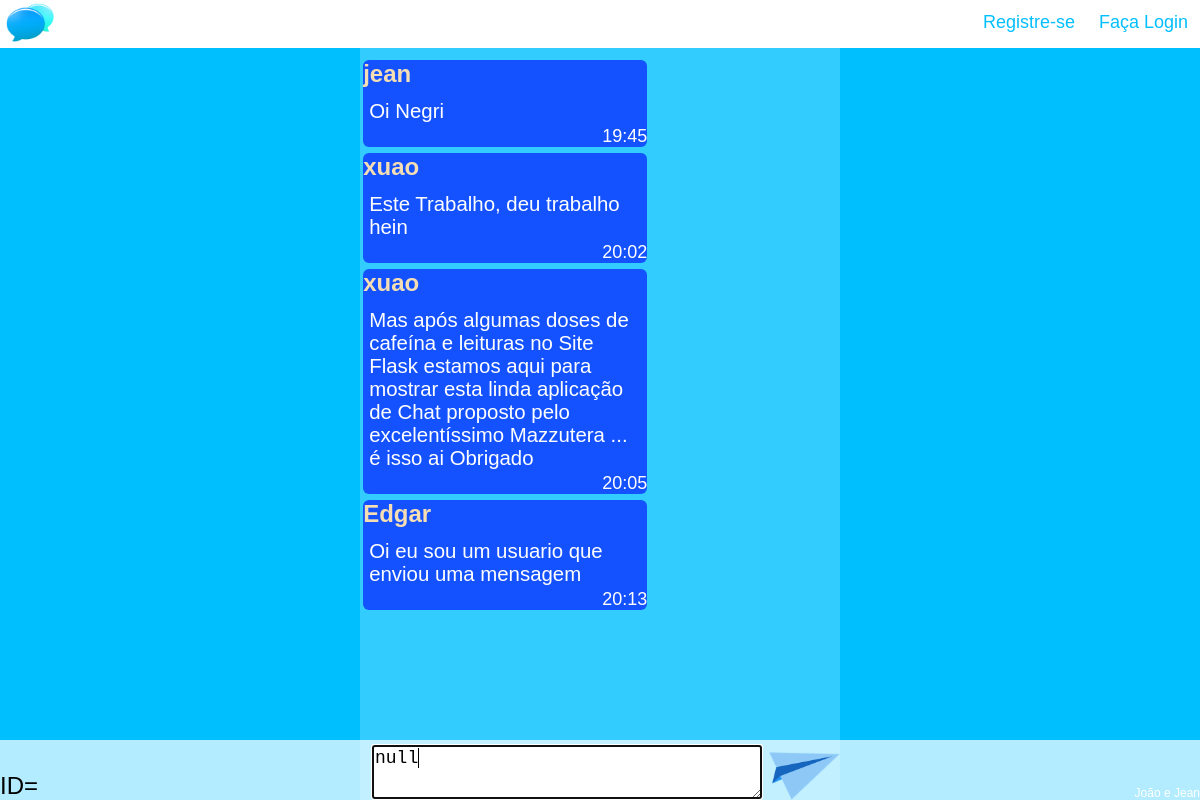
/index, run on the app's committed database.
### tables this page shows
CREATE TABLE post (
  id INTEGER PRIMARY KEY AUTOINCREMENT,
  author_id INTEGER NOT NULL,
  created TIMESTAMP NOT NULL DEFAULT CURRENT_TIMESTAMP,
  body TEXT NOT NULL,
  cont BOOLEAN,
  FOREIGN KEY (author_id) REFERENCES user (id)
);

CREATE TABLE user (
  id INTEGER PRIMARY KEY AUTOINCREMENT,
  username TEXT UNIQUE NOT NULL,
  password TEXT NOT NULL
);

### flaskr/blog.py (the view)
@bp.route('/index')
def index():
    db = get_db()
    posts = db.execute(
        'SELECT p.id, body, created, author_id, username'
        ' FROM post p JOIN user u ON p.author_id = u.id'
        ' ORDER BY created ASC '
    ).fetchall()
    return render_template('blog/index.html', posts=posts)

### flaskr/auth.py (called while the page is built)
@bp.before_app_request
def load_logged_in_user():
    user_id = session.get('user_id')
    if user_id is None:
        g.user = None
    else:
        g.user = get_db().execute(
            'SELECT * FROM user WHERE id = ?', (user_id,)
        ).fetchone()

### flaskr/db.py (called while the page is built)
def get_db():
    if 'db' not in g:
        g.db = sqlite3.connect(
            current_app.config['DATABASE'],
            detect_types=sqlite3.PARSE_DECLTYPES
        )
        g.db.row_factory = sqlite3.Row
    return g.db

### flaskr/templates/blog/index.html (shortened to what this page needs)
{% extends 'base.html' %}
    {% block img %}
        <img class="logo" src="{{ url_for('static', filename='logo.png') }}">
    {% endblock %}
{% block content %}
  {% for post in posts %}
    {% if g.user['id'] != post['author_id'] %}
      <article class="post-normal">
          <p class="pessoa-msg"><b>{{ post['username'] }}</b></p>
          <p class="hora-msg">{{ post['created'].strftime('%H:%M') }}</p>
          <p class="body-msg">{{ post['body'] }}</p>
      </article>
    {% endif %}
  {% endfor %}
{% endblock %}
{% block barraMsg %}
    <form method="post" class="barra-msg">
      <div class="center-block">
            <textarea class="input-msg" name="body" id="body" autofocus>{{ body }}</textarea>
            <input class="btn-msg" onclick="localStorage.setItem('campo', '')" type = "image" src = "{{ url_for('static', filename='icone2.png') }}" alt = "Enviar">
      </div>
    </form>
        <p class="idUsuario">ID={{g.user['id']}}</p>
{% endblock %}

### flaskr/static/style1.css (style rules this page uses)
body { background: deepskyblue; }
p { font-family: helvetica; margin: 0; color: white; }
.logo { display: inline-block; height: 100%; float: left; }
.post-normal { position: relative; background: rgba(0,0,255,0.6); margin:0.5px 40% 0.5vw 0px; width: 60%; border-radius: 0.5vw; }
.pessoa-msg { font-size: 2vw; color: wheat; }
.body-msg { font-size: 1.7vw; padding: 1vw 0.5vw 2vw 0.5vw; }
.hora-msg { position: absolute; right: 0; bottom: 0; font-size: 1.5vw; }
.barra-msg { position: fixed; bottom: 0; left: 0; right: 0; height: 5vw; background: rgba(255,255,255,0.7); }
.input-msg { margin: 1% 1vw 1% 1vw; height: 80%; width: 80%; font-size: 1.5vw; }
.btn-msg { position: absolute; bottom: 0; right: 30%; height: 80%; }
.center-block { width: 40%; margin: auto; height: 100%; }
.idUsuario { position: fixed; color: black; bottom: 0; left: 0; font-size: 2vw; }

### data on the page
post: username "jean", created "19:45", body "Oi Negri"
post: username "xuao", created "20:02", body "Este Trabalho, deu trabalho hein"
post: username "xuao", created "20:05", body "Mas após algumas doses de cafeína e leituras no Site Flask estamos aqui para mostrar esta linda aplicação de Chat proposto pelo excelentíssimo Mazzutera ... é isso ai Obrigado"
post: username "Edgar", created "20:13", body "Oi eu sou um usuario que enviou uma mensagem"
